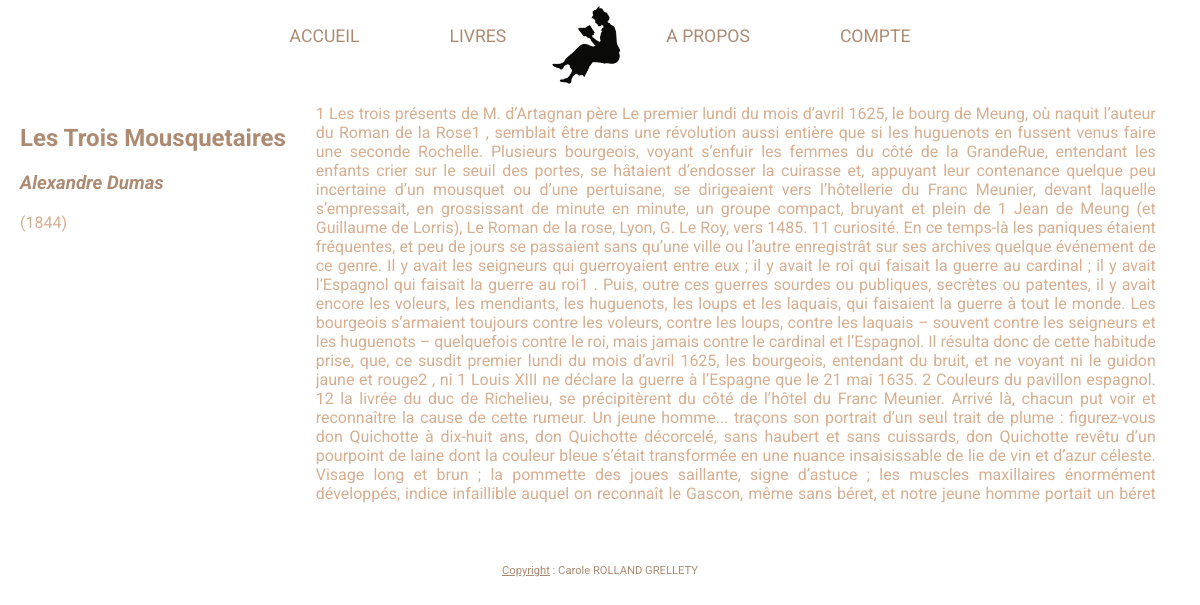
Page /books_read.php?id=3 on the committed database.
### tables this page shows
CREATE TABLE `books_table` (
  `book_id` int(11) NOT NULL,
  `book_author` varchar(256) NOT NULL,
  `book_title` varchar(256) NOT NULL,
  `book_year` int(11) NOT NULL,
  `book_summary` text NOT NULL,
  `book_text` text NOT NULL
);

### books_read.php (the view, shortened to what this page needs)
<?php session_start();
include_once('mysql.php');
$getData = $_GET;
$retrieveBookStatement = $mysqlClient->prepare('SELECT * FROM books_table WHERE book_id = :id');
$retrieveBookStatement->execute(['id' => $getData['id']]);
$bookChosen = $retrieveBookStatement->fetch(PDO::FETCH_ASSOC);
?>
<!DOCTYPE html>
<html lang="fr">
<head>
    <link rel="stylesheet" href="index.css">
</head>
<body>
    <div id="blocPage">
        <?php include_once('header.php'); ?>
        <div class="container_booksRead">
            <aside>
                <div>
                    <h2><?php echo ($bookChosen['book_title']); ?></h2>
                    <h3><span><?php echo ($bookChosen['book_author']); ?></span></h3>
                    <p><?php echo '(' . ($bookChosen['book_year']) . ')'; ?></p>
                </div>
            </aside>
            <article>
                <p><?php echo ($bookChosen['book_text']); ?></p>
            </article>
        </div>
        <?php include_once('footer.php'); ?>
    </div>
</body>
</html>

### index.css (style rules this page uses)
body { margin: 0; font-family: 'Roboto', sans-serif; }
h1, h2, h3, h4, h5, h6 { color: #AD8B73; }
p { color: #D8AE90; margin: 0; }
h3 span { font-style: italic; }
.container_booksRead { display: flex; }
.container_booksRead aside { width: fit-content; margin: 20px 30px 0 20px; }
.container_booksRead article { width: 70%; height: 400px; overflow: auto; text-align: justify; margin: 20px 20px 40px 0; }

### rows in the picture
books_table: book_title "Les Trois Mousquetaires", book_author "Alexandre Dumas", book_year "1844", book_text "1 Les trois présents de M. d’Artagnan père Le premier lundi du mois d’avril 1625, le bourg de Meung, où naquit l’auteur du Roman de la Rose1 , semblait être dans une révolution aussi entière que si les huguenots en fussent venus faire une seconde Rochelle. Plusieurs bourgeois, voyant s’enfuir les femmes du côté de la GrandeRue, entendant les enfants crier sur le seuil des portes, se hâtaient d’endosser la cuirasse et, appuyant leur contenance quelque peu incertaine d’un mousquet ou d’une pertuisane, se dirigeaient vers l’hôtellerie du Franc Meunier, devant laquelle s’empressait, en grossissant de minute en minute, un groupe compact, bruyant et plein de 1 Jean de Meung (et Guillaume de…"
